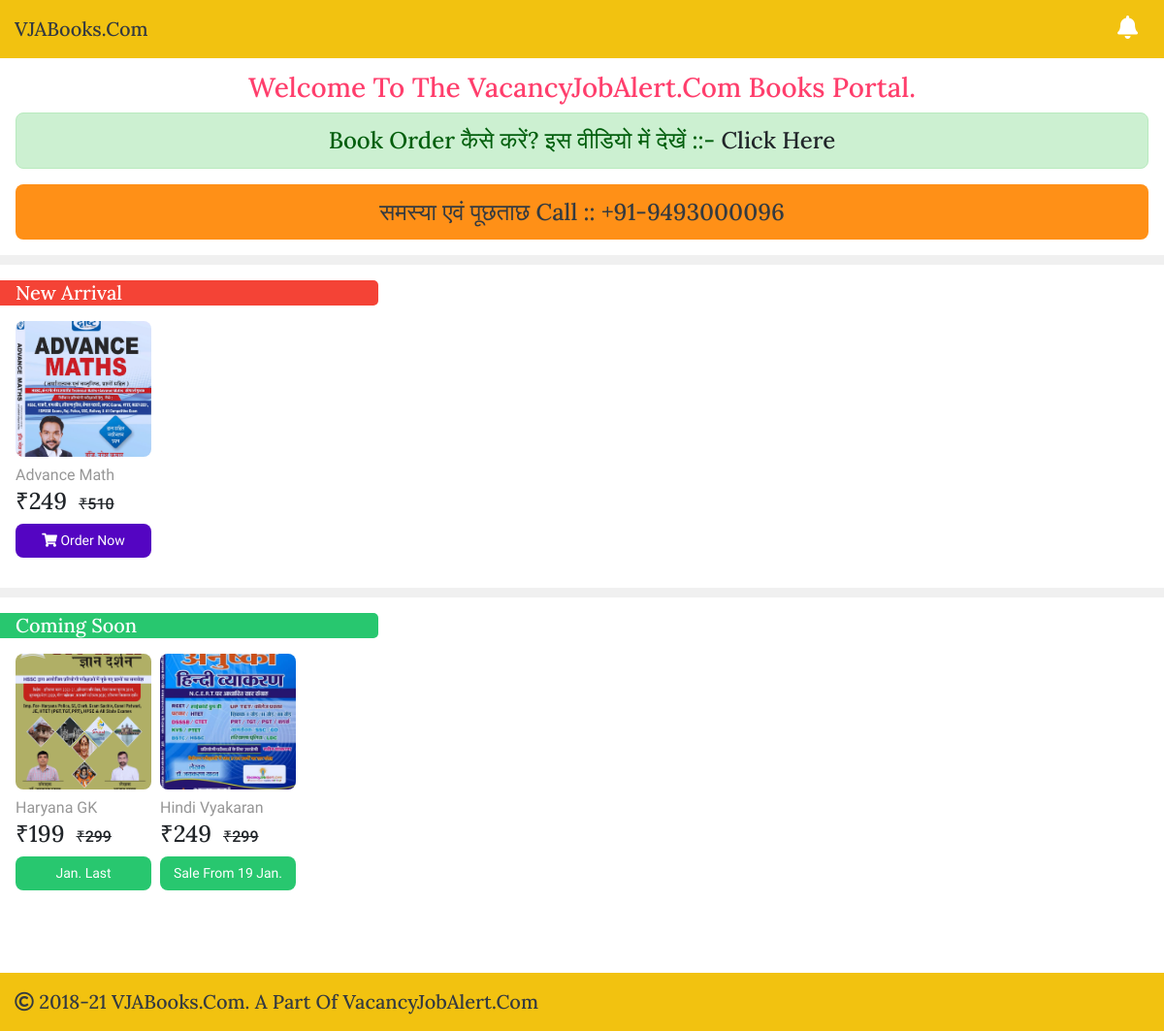
The page / on the database its author committed.
### bookapp/models.py (models this page shows, shortened)
class Category(models.Model):
    name = models.CharField(max_length=200)
    slug = models.SlugField(max_length=100, unique=True, blank=True)
    def __str__(self):
        return self.name

class Book(models.Model):
    name = models.CharField(max_length=100)
    comingsoon = models.CharField(max_length=150, blank=True)
    slug = models.SlugField(max_length=100, unique=True, blank=True)
    markedprice = models.PositiveIntegerField()
    sellingprice = models.PositiveIntegerField(blank=True)
    codcharge = models.PositiveIntegerField(default='1')
    categories = models.ManyToManyField(Category)
    author = models.ManyToManyField(Author)
    publisher = models.ForeignKey(Publisher, on_delete = models.CASCADE)
    competitionexam = models.ManyToManyField(CompetitionExam)
    indexsample = models.FileField(upload_to='bookindex/')
    pages = models.PositiveSmallIntegerField()
    coverphoto = models.ImageField(upload_to='coverphoto/')
    seller = models.CharField(max_length=100, choices=SELLER_CHOICES, default='1')
    delivery = models.CharField(max_length=100, choices=DELIVERY_CHOICES, default='1')
    offer = models.PositiveIntegerField(blank=True, default='1')
    note = models.CharField(max_length=100, blank=True)
    buylinkcod = models.URLField(blank=True)
    buylinkonline = models.URLField(default='1')
    stock = models.BooleanField(default=False)
    onboard_date = models.DateTimeField(auto_now_add=True)

### bookapp/views.py (the view)
# urls.py: path('', views.home, name='home'),
def home(request):
    home_title = 'Buy Books - VJABooks.Com'
    book = Book.objects.all()
    cate12 = Category.objects.filter(pk__in=[1,2])
    cat3 = Category.objects.filter(pk__in=[3])
    cat4 = Category.objects.filter(pk__in=[4])
    cat5 = Category.objects.filter(pk__in=[5])
    return render(request, 'index.html', {'book':book,'cate12':cate12,'cat3':cat3,'cat4':cat4,'cat5':cat5,'home_title':home_title})

### templates/index.html (shortened to what this page needs)
{% extends 'base.html' %}
{% load static %}
{% block content %}
<div class="screen-wrap">
<header style="background-color:#f2c210;"  class="app-header sticky-top mb-4">
    <h5 class="m-2">VJABooks.Com </h5>
    <div class="header-right">  <span class="btn-header"> <i class="fa fa-bell"></i> </span> </div>
</header>
<div class="container pt-4 mt-4">
<h3 class="text-center font-vga font-weight-bold mt-4" style="color:#ff3e6c;">Welcome To The VacancyJobAlert.Com Books Portal.</h3>
<h4><div class="alert alert-success text-center font-vga">Book Order कैसे करें? इस वीडियो में देखें ::-<a href="https://youtu.be/P8bhwcDuCV8"> Click Here</a></div></h4>
<h4><div class="alert text-center bg-warning bg-gradient font-vga">समस्या एवं पूछताछ Call :: +91-9493000096</div></h4>
</div>
<main class="app-content">
{% for cat in cate12 %}
{% if cat.book_set.all %}
<hr class="divider my-3">
{% if cat.id == 1 %}
<h5 class="title-section cat-head-color-{{cat.id}} cat-heading "> {{cat}}</h5>
{% endif %}
<section class="scroll-horizontal  padding-x">
    {% for bk in cat.book_set.all %}
	<div class="item">
		<div class="product-sm">
			<a href="{% url 'book-details' bk.slug %}"><div class="img-wrap"> <img src="{{bk.coverphoto.url}}"> </div></a>
			<div class="text-wrap">
				<p class="title text-truncate">{{bk.name}}</p>
				<div class="price font-weight-bold"><h4 class="d-inline-block font-weight-bold">₹{{bk.sellingprice}}</h4> <span class="text-dark ml-2"><del>₹{{bk.markedprice}}</del></span></div>
			    {% if bk.stock %}
                <a class="text-decoration-none" href="{% url 'book-details' bk.slug %}"><button name="buy-button" id="1" class="buy-color viewdetail-button text-white btn-block btn-sm" type="button"><i class="fas fa-shopping-cart"></i> Order Now</button></a>
		        {% else %}
                <button type="button" class="out-of-stock viewdetail-button text-white btn-block btn-sm" disabled> Out Of Stock</button>
			    {% endif %}
			</div>
		</div>
	</div>
    {% endfor %}
</section>
{% endif %}
{% endfor %}
{% for ct5 in cat5 %}
{% if ct5.book_set.all %}
<hr class="divider my-3">
<h5 class="title-section cat-head-color-{{ct5.id}} cat-heading "> {{ct5}}</h5>
<section class="scroll-horizontal  padding-x">
    {% for bk in ct5.book_set.all %}
	<div class="item">
		<div class="product-sm">
			<div class="img-wrap"> <img src="{{bk.coverphoto.url}}"> </div>
			<div class="text-wrap">
				<p class="title text-truncate">{{bk.name}}</p>
				<div class="price font-weight-bold"><h4 class="d-inline-block font-weight-bold">₹{{bk.sellingprice}}</h4> <span class="text-dark ml-2"><del>₹{{bk.markedprice}}</del></span></div>
                <button type="button" class="book-comingsoon viewdetail-button text-white btn-block btn-sm" disabled> {{bk.comingsoon}}</button>
			</div>
		</div>
	</div>
    {% endfor %}
</section>
{% endif %}
{% endfor %}
</main>
<footer style="background-color:#f2c210;"  class="app-header">
    <h5 class="m-2"><i class="far fa-copyright"></i> 2018-21 VJABooks.Com. A Part Of VacancyJobAlert.Com</h5>
</footer>
</div>
{% endblock content %}

### templates/base.html (shortened to what this page needs)
{% load static %}
<!DOCTYPE HTML>
<html lang="en">
<head>
<link href="{% static 'css/bootstrap.css' %}" rel="stylesheet" type="text/css"/>
<link href="{% static 'fonts/fontawesome/css/all.min.css' %}" type="text/css" rel="stylesheet">
<link href="{% static 'css/mobile.css' %}" rel="stylesheet" type="text/css"/>
<link href="{% static 'css/vja-custom.css' %}" rel="stylesheet" type="text/css"/>
</head>
<body>
{% block content %}
{% endblock content %}
</body>
</html>

### static/css/mobile.css (style rules this page uses)
html { font-family:'Roboto', 'Arial', sans-serif }
.scroll-horizontal { white-space:nowrap;overflow-x:scroll }
.scroll-horizontal .item { width:140px;margin-right:5px;margin-bottom:5px;display:inline-block;vertical-align:top;white-space:initial }
.img-wrap { text-align:center;display:block }
.img-wrap img { max-width:100% }
.divider { border-top:10px solid #f0f0f0;margin-top:0;margin-bottom:0 }
.padding-x { padding-left:16px;padding-right:16px }
.title-section { margin-bottom:16px;padding-left:16px }
.app-header { width:100%;padding:7px;width:100%;height:60px;z-index:20;-webkit-transition:.4s;transition:.4s;display:-webkit-box;display:-ms-flexbox;display:flex;-webkit-box-pack:justify;-ms-flex-pack:justify;justify-content:space-between;-ms-flex-wrap:nowrap;flex-wrap:nowrap;-webkit-box-align:center;-ms-flex-align:center;align-items:center }
.app-header .btn-header:first-child { margin-right:5px }
.app-header .btn-header { position:relative;padding:5px;min-width:40px;line-height:1;text-align:center;background-color:transparent;border:0;color:#fff }
.app-header .btn-header i { font-size:24px }
.app-header .header-right { min-width:30px;text-align:right;padding-right:10px }
.btn-block { margin-bottom:10px }
[class*='product-'] { color:initial }
[class*='product-'] p { margin-bottom:0 }
[class*='product-'] .img-wrap { overflow:hidden;position:relative }
[class*='product-'] .img-wrap img { height:100%;width:100%;display:inline-block;-o-object-fit:cover;object-fit:cover }
.product-sm { display:block }
.product-sm .img-wrap { height:140px;background-color:#E5EBFF;border-radius:.5rem }
.product-sm .img-wrap img { mix-blend-mode:multiply }
.product-sm .text-wrap { padding-top:8px }
.product-sm .title { color:#969696 }
.product-sm .price { font-weight:normal }
.price { font-weight:600;color:#212529 }
.app-content { min-height:86vh;padding-bottom:70px;background:#fff }

### static/css/vja-custom.css (style rules this page uses)
.buy-color { background-color: #5405c2; }
.sticky-top { position: fixed; top: 0; width: 100%; }
.viewdetail-button { width: 100%; text-align: center; text-decoration: none; display: inline-block; font-size: 14px; cursor: pointer; border:0px; }
h1,h2,h3,h4,h5,h6 { font-family: 'Lora', serif; }
.cat-heading { color: white; width: 390px; border-radius: 0px 5px 5px 0px; }
.cat-head-color-1 { background-color: #f44336; }
.cat-head-color-5 { background-color: #28C76F; }
.book-comingsoon { background-color: #28C76F; }

### rows shown on the page
Category: name "New Arrival"
Book: coverphoto (picture), name "Advance Math", sellingprice "249", markedprice "510", stock True (drawn)
Category: name "Coming Soon"
Book: coverphoto (picture), name "Haryana GK", sellingprice "199", markedprice "299", comingsoon "Jan. Last"
Book: coverphoto (picture), name "Hindi Vyakaran", sellingprice "249", markedprice "299", comingsoon "Sale From 19 Jan."
